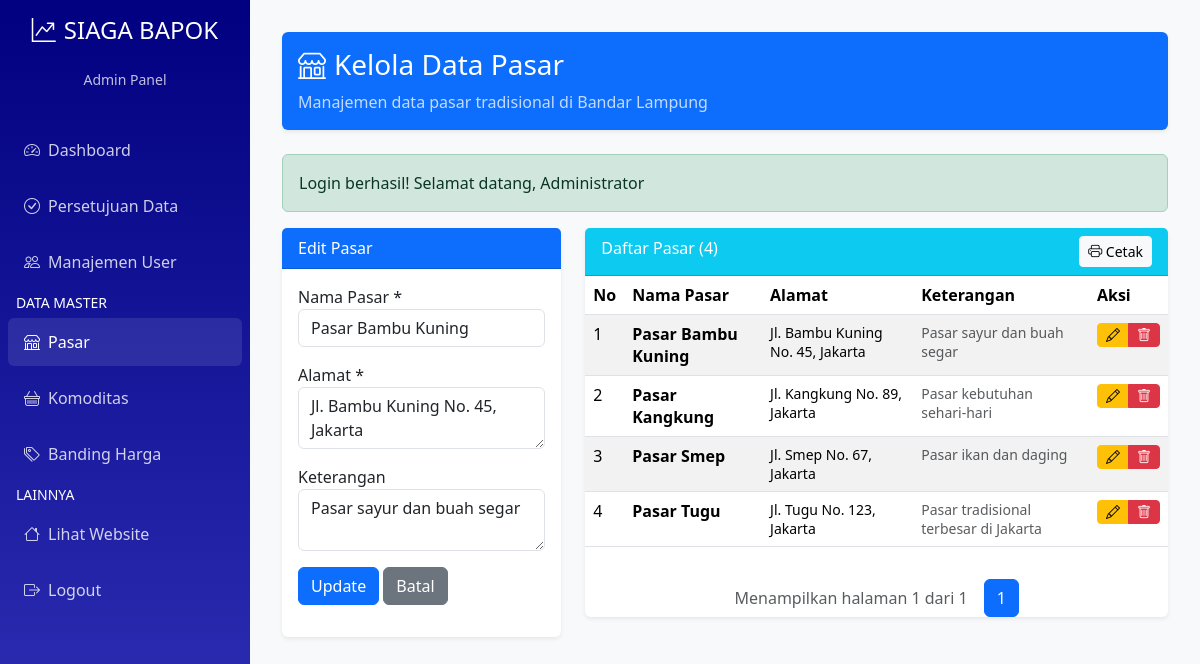
/admin/markets.php?edit=2 (signed in), run on the app's committed database.
### tables this page shows
CREATE TABLE pasar (
    id_pasar INT PRIMARY KEY AUTO_INCREMENT,
    nama_pasar VARCHAR(100) NOT NULL,
    alamat TEXT,
    keterangan TEXT,
    created_at TIMESTAMP DEFAULT CURRENT_TIMESTAMP,
    updated_at TIMESTAMP DEFAULT CURRENT_TIMESTAMP ON UPDATE CURRENT_TIMESTAMP
);

### config/database.php (called while the page is built, shortened)
<?php
class Database {
    private $host = 'localhost';
    private $username = 'root';
    private $password = '';
    private $database = 'siagabapok_db';
    private $charset = 'utf8mb4';
    private $pdo;
    private function connect() {
        try {
            $dsn = "mysql:host={$this->host};dbname={$this->database};charset={$this->charset}";
            $options = [
                PDO::ATTR_ERRMODE => PDO::ERRMODE_EXCEPTION,
                PDO::ATTR_DEFAULT_FETCH_MODE => PDO::FETCH_ASSOC,
                PDO::ATTR_EMULATE_PREPARES => false,
            ];
            $this->pdo = new PDO($dsn, $this->username, $this->password, $options);
        } catch (PDOException $e) {
            die("Database connection failed: " . $e->getMessage());
        }
    }
    public function query($sql, $params = []) {
        try {
            $stmt = $this->pdo->prepare($sql);
            $stmt->execute($params);
            return $stmt;
        } catch (PDOException $e) {
            error_log("Database query error: " . $e->getMessage());
            throw $e;
        }
    }
    public function fetchAll($sql, $params = []) {
        $stmt = $this->query($sql, $params);
        return $stmt->fetchAll();
    }
    public function fetchOne($sql, $params = []) {
        $stmt = $this->query($sql, $params);
        return $stmt->fetch();
    }
    public function execute($sql, $params = []) {
        $stmt = $this->query($sql, $params);
        return $stmt->rowCount();
    }
}
?>

### public/admin/markets.php (the view, shortened to what this page needs)
<?php
require_once __DIR__ . '/../../src/models/Price.php';
require_once __DIR__ . '/../../config/database.php';
if ($_SESSION['role'] === 'admin') {
    include __DIR__ . '/sidebar_admin.php';
} elseif ($_SESSION['role'] === 'uptd') {
    include __DIR__ . '/sidebar_uptd.php';
}
$db = new Database();
$createTableSql = "CREATE TABLE IF NOT EXISTS pasar (
    id_pasar INT PRIMARY KEY AUTO_INCREMENT,
    nama_pasar VARCHAR(100) NOT NULL,
    alamat TEXT,
    keterangan TEXT,
    created_at TIMESTAMP DEFAULT CURRENT_TIMESTAMP,
    updated_at TIMESTAMP DEFAULT CURRENT_TIMESTAMP ON UPDATE CURRENT_TIMESTAMP
)";
$db->query($createTableSql);
$search = isset($_GET['search']) ? trim($_GET['search']) : '';
$page = isset($_GET['page']) ? max(1, (int)$_GET['page']) : 1;
$perPage = 10;
$where = $search ? "WHERE nama_pasar LIKE ?" : "";
$params = $search ? ["%$search%"] : [];
$total = $db->fetchOne("SELECT COUNT(*) as cnt FROM pasar $where", $params)['cnt'];
$pages = ceil($total / $perPage);
$offset = ($page - 1) * $perPage;
$markets = $db->fetchAll("SELECT * FROM pasar $where ORDER BY nama_pasar ASC LIMIT $perPage OFFSET $offset", $params);
$editMarket = null;
if (!empty($_GET['edit'])) {
    $editId = (int)$_GET['edit'];
    $editMarket = $db->fetchOne("SELECT * FROM pasar WHERE id_pasar = ?", [$editId]);
}
?>
<!DOCTYPE html>
<html lang="id">
<head>
    <link href="https://cdn.jsdelivr.net/npm/bootstrap@5.3.2/dist/css/bootstrap.min.css" rel="stylesheet">
    <link href="https://cdn.jsdelivr.net/npm/bootstrap-icons@1.11.1/font/bootstrap-icons.css" rel="stylesheet">
</head>
<body>
    <div class="main-content">
    <div class="row mb-4">
        <div class="col-12">
            <div class="card bg-primary text-white">
                <div class="card-body">
                    <h1 class="h3 mb-0"><i class="bi bi-shop me-2"></i>Kelola Data Pasar</h1>
                    <p class="mb-0 mt-2 opacity-75">Manajemen data pasar tradisional di Bandar Lampung</p>
                </div>
            </div>
        </div>
    </div>
    <?php if (isset($_SESSION['success'])): ?>
        <div class="alert alert-success alert-dismissible fade show"><?php echo $_SESSION['success']; unset($_SESSION['success']); ?></div>
    <?php endif; ?>
    <div class="row">
        <div class="col-lg-4 mb-4">
            <div class="card">
                <div class="card-header bg-primary text-white"><?php echo $editMarket ? 'Edit Pasar' : 'Tambah Pasar Baru'; ?></div>
                <div class="card-body">
                    <form method="POST">
                        <div class="mb-3">
                            <label for="nama_pasar">Nama Pasar *</label>
                            <input type="text" class="form-control" name="nama_pasar" value="<?php echo $editMarket['nama_pasar'] ?? ''; ?>" required>
                        </div>
                        <div class="mb-3">
                            <label for="alamat">Alamat *</label>
                            <textarea class="form-control" name="alamat" required><?php echo $editMarket['alamat'] ?? ''; ?></textarea>
                        </div>
                        <div class="mb-3">
                            <label for="keterangan">Keterangan</label>
                            <textarea class="form-control" name="keterangan"><?php echo $editMarket['keterangan'] ?? ''; ?></textarea>
                        </div>
                        <button type="submit" class="btn btn-primary"><?php echo $editMarket ? 'Update' : 'Simpan'; ?></button>
                        <?php if ($editMarket): ?>
                            <a href="markets.php" class="btn btn-secondary">Batal</a>
                        <?php endif; ?>
                    </form>
                </div>
            </div>
        </div>
        <div class="col-lg-8 mb-4">
            <div class="card">
                <div class="card-header bg-info text-white d-flex justify-content-between">
                    <span>Daftar Pasar (<?php echo $total; ?>)</span>
                    <button class="btn btn-light btn-sm" onclick="window.print()"><i class="bi bi-printer"></i> Cetak</button>
                </div>
                <div class="card-body p-0">
                    <?php if (!empty($markets)): ?>
                        <div class="table-responsive">
                            <table class="table table-striped">
                                <thead>
                                    <tr>
                                        <th>No</th>
                                        <th>Nama Pasar</th>
                                        <th>Alamat</th>
                                        <th>Keterangan</th>
                                        <th>Aksi</th>
                                    </tr>
                                </thead>
                                <tbody>
                                    <?php foreach ($markets as $index => $m): ?>
                                        <tr>
                                            <td><?= $offset + $index + 1; ?></td>
                                            <td><strong><?= htmlspecialchars($m['nama_pasar']); ?></strong></td>
                                            <td><small><?= htmlspecialchars($m['alamat']); ?></small></td>
                                            <td><small class="text-muted"><?= $m['keterangan'] ? htmlspecialchars($m['keterangan']) : '-'; ?></small></td>
                                            <td>
                                                <div class="btn-group btn-group-sm">
                                                    <a href="?edit=<?= $m['id_pasar']; ?>" class="btn btn-warning btn-sm"><i class="bi bi-pencil"></i></a>
                                                    <button type="button" class="btn btn-danger btn-sm"
                                                            onclick="deleteMarket(<?= $m['id_pasar']; ?>, '<?= addslashes($m['nama_pasar']); ?>')">
                                                        <i class="bi bi-trash"></i>
                                                    </button>
                                                </div>
                                            </td>
                                        </tr>
                                    <?php endforeach; ?>
                                </tbody>
                            </table>
                        </div>
                            <div class="d-flex flex-column flex-lg-row justify-content-center align-items-center gap-3 mt-3">
                                <div class="text-muted">
                                    Menampilkan halaman <?= $page ?> dari <?= $pages ?>
                                </div>
                                <nav>
                                    <ul class="pagination mb-0">
                                        <?php for ($p = 1; $p <= $pages; $p++): ?>
                                            <li class="page-item <?= $p == $page ? 'active' : '' ?>">
                                                <a class="page-link" href="?search=<?= urlencode($search) ?>&page=<?= $p ?>">
                                                    <?= $p ?>
                                                </a>
                                            </li>
                                        <?php endfor; ?>
                                    </ul>
                                </nav>
                            </div>
            </div>
        </div>
    </div>
                    <?php else: ?>
                        <div class="p-3">Belum ada data pasar</div>
                    <?php endif; ?>
                </div>
            </div>
</body>
</html>

### public/admin/markets.php (style rules this page uses)
:root { --primary-green: #000080; --light-green: #d4edda; --dark-green: #3232b9ff; --sidebar-width: 250px; }
body { background-color: #f8f9fa; }
.main-content { margin-left: var(--sidebar-width); padding: 2rem; }
.card { border: none; box-shadow: 0 0.125rem 0.25rem rgba(0, 0, 0, 0.075); }

### data on the page
pasar: nama_pasar "Pasar Bambu Kuning", alamat "Jl. Bambu Kuning No. 45, Jakarta", keterangan "Pasar sayur dan buah segar", index "1"
pasar: index "2", nama_pasar "Pasar Kangkung", alamat "Jl. Kangkung No. 89, Jakarta", keterangan "Pasar kebutuhan sehari-hari"
pasar: index "3", nama_pasar "Pasar Smep", alamat "Jl. Smep No. 67, Jakarta", keterangan "Pasar ikan dan daging"
pasar: index "4", nama_pasar "Pasar Tugu", alamat "Jl. Tugu No. 123, Jakarta", keterangan "Pasar tradisional terbesar di Jakarta"

### other printed values
$_SESSION['success'] "Login berhasil! Selamat datang, Administrator"
$total "4"
$page "1"
$pages "1"
